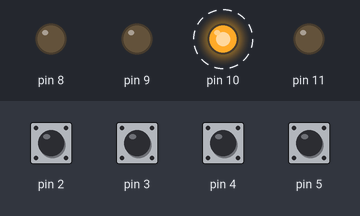
Recording of a sketch running on a simulated Arduino Uno, built with avr-gcc and run on an emulated ATmega328P. On the bench: output pins drawn as LEDs (lit = HIGH). Dashed ring = blinking. The test bench sets the inputs (shaded band); at power-on: pin 2–5 HIGH.

Above: at 1.3 s.
1.7 s: pin 2 pulled LOW for 0.5 s
At 2.1 s:
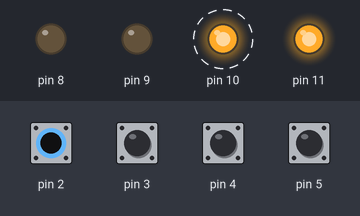
4.7 s: pin 5 pulled LOW for 0.5 s
At 4.9 s:
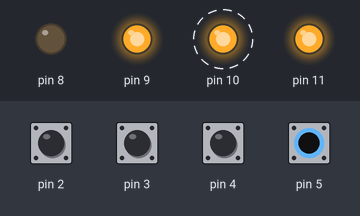
7.7 s: pin 2 pulled LOW for 1 s
At 8.1 s:
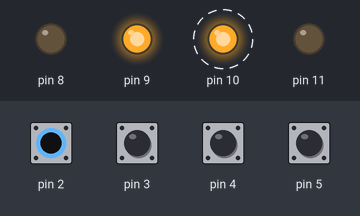
10.7 s: pin 3 pulled LOW for 0.5 s
At 11.11 s:
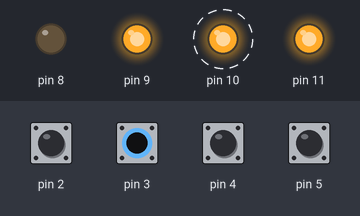
13.7 s: pin 4 pulled LOW for 1 s
Timing chart, 0 to 17.7 s (numbered marks = the images above; inputs shaded):
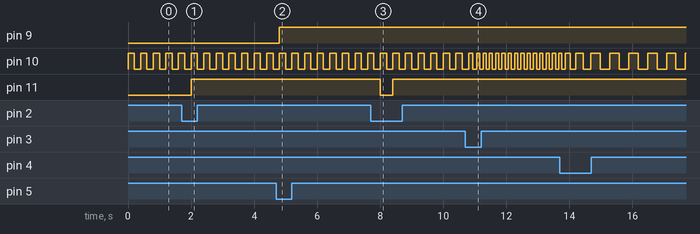

The sketch:

LAB2a.ino
```cpp
bool led1 = 0;
bool led2 = 1;
int  rate = 100;

void setup() {
  Serial.begin(9600);

  for (int i = 8; i < 12; i++) {
    pinMode(i, OUTPUT);
  }

  for (int i = 2; i < 6; i++) {
    pinMode(i, INPUT_PULLUP);
  }
}

void loop() {
  passTask();
  passPlus();
}

// pass task: first button turns
void passTask() {
  if (not digitalRead(2)) { led1 = not led1; }

  digitalWrite(11, led1);
}

// pass plus: more buttons
void passPlus() {
  static int states[2] = {HIGH, LOW};

  // flicking LED
  digitalWrite(10, HIGH); delay(rate+100);
  digitalWrite(10, LOW);  delay(rate+100);

  // modifying delay rate between flicks
  if (not digitalRead(3)) { rate -= 70; }
  if (not digitalRead(4)) { rate += 70; }

  // setting up extreme values
  if (rate < 0  ) { rate = 0; }
  if (rate > 200) { rate = 200; }

  // 3rd LED HIGH-LOW change
  if (not digitalRead(5)) { led2 = 1 - led2; }
  digitalWrite(9, states[led2]);
}
```

Measured:
- after the input at 1.7 s, pin 11: LOW → HIGH after 0.30 s
- after the input at 4.7 s, pin 9: LOW → HIGH after 0.10 s
- after the input at 7.7 s, pin 11: HIGH → LOW after 0.30 s, → HIGH 0.40 s later
- after the input at 10.7 s, pin 10: alternates HIGH for 0.10 s and LOW for 0.10 s, starting after 0.23 s
- by itself, pin 10: alternates HIGH for 0.20 s and LOW for 0.20 s
